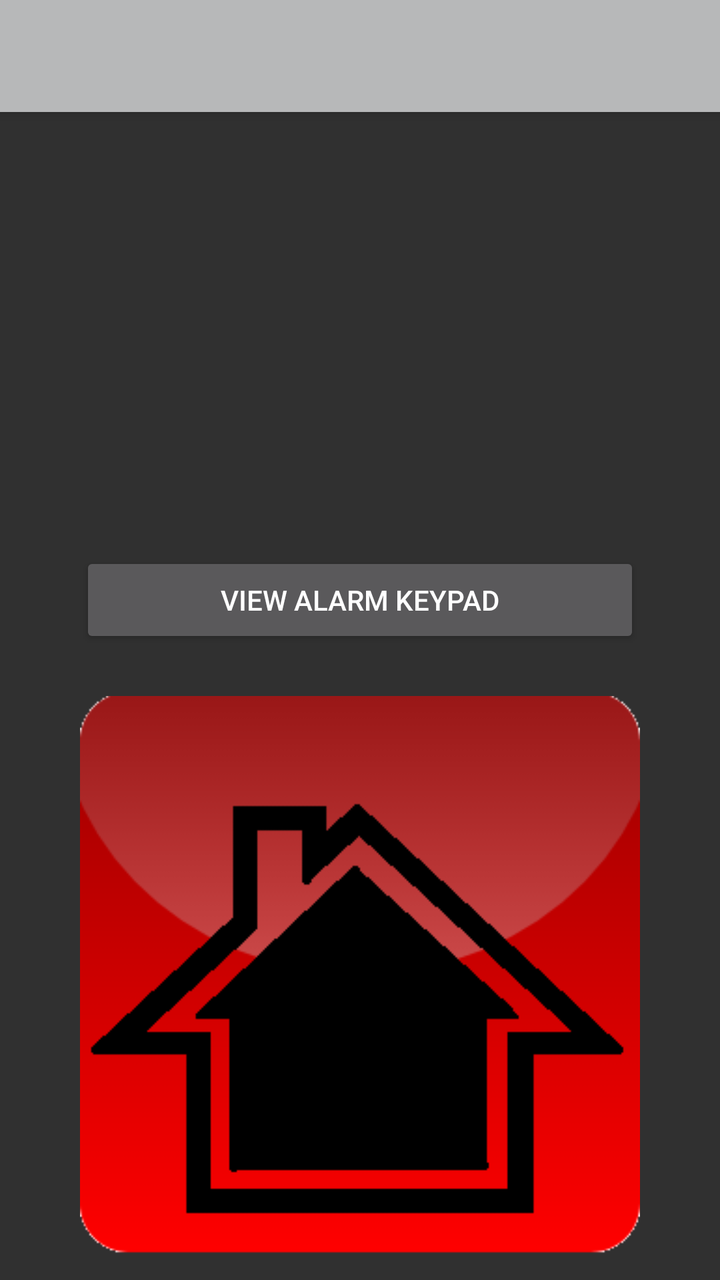
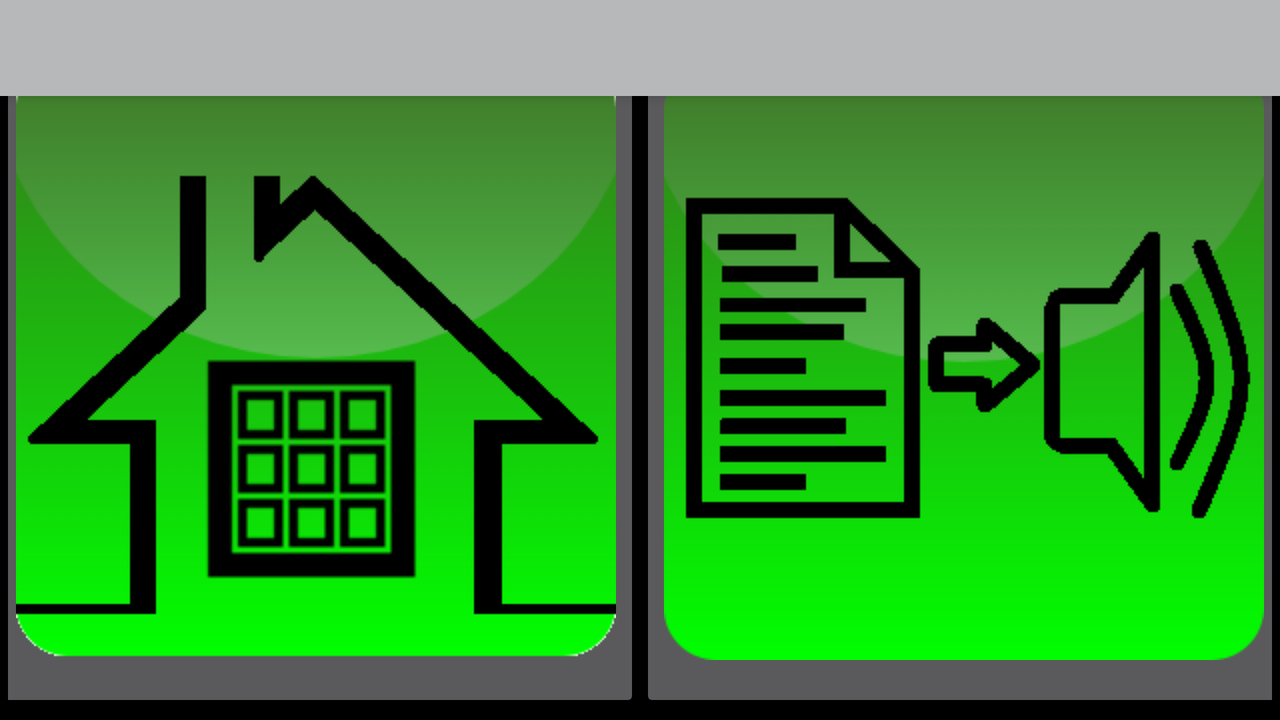

One screen, two layout resources from the same app: the default and the author's alternative for another configuration. Each is rendered where Android would select it; the XML of both is given below.
<!-- AndroidManifest.xml: application theme AppTheme -->
<!-- res/layout/activity_main.xml -->
<?xml version="1.0" encoding="utf-8"?>
<RelativeLayout xmlns:android="http://schemas.android.com/apk/res/android"
    xmlns:tools="http://schemas.android.com/tools"
    android:layout_width="wrap_content"
    android:layout_height="wrap_content"
    xmlns:app="http://schemas.android.com/apk/res-auto"
    tools:context="com.davan.alarmcontroller.MainActivity"
>

    <android.support.v7.widget.Toolbar
        android:id="@+id/my_toolbar"
        android:layout_width="match_parent"
        android:layout_height="?attr/actionBarSize"
        android:background="?attr/colorPrimary"
        android:elevation="4dp"
        app:contentInsetLeft="0dp"
        app:contentInsetStart="0dp"
        android:theme="@style/ThemeOverlay.AppCompat.Dark.ActionBar"
        app:popupTheme="@style/ThemeOverlay.AppCompat.Light"
        android:layout_alignParentTop="true"
        android:layout_alignParentLeft="true"
        android:layout_alignParentStart="true" />

    <TableLayout
        android:layout_width="wrap_content"
        android:layout_height="wrap_content"
        android:layout_alignParentLeft="true"
        android:layout_alignParentStart="false"
        android:id="@+id/tableLayout2"
        android:layout_centerVertical="true"
        android:layout_alignParentBottom="true"
        android:layout_alignParentTop="false"
        android:layout_alignParentRight="true">

        <TableRow
            android:gravity="center"
            android:layout_weight="1"
            android:padding="@dimen/abc_button_padding_vertical_material">

            <Button
                android:layout_width="wrap_content"
                android:layout_height="wrap_content"
                android:text="View Alarm Keypad"
                android:onClick="startAlarmKeypad"
                android:id="@+id/button25"

                android:layout_column="0"
                android:paddingStart="@dimen/abc_button_padding_horizontal_material"
                android:paddingEnd="@dimen/abc_button_padding_horizontal_material" />

        </TableRow>

        <TableRow
            android:gravity="center"
            android:layout_weight="1"
            android:padding="@dimen/abc_button_padding_vertical_material">

        </TableRow>

        <TableRow
            android:gravity="center"
            android:layout_weight="1"
            android:padding="@dimen/abc_button_padding_vertical_material">


        </TableRow>

        <TableRow
            android:gravity="center"
            android:layout_weight="1"
            android:padding="@dimen/abc_button_padding_vertical_material">


            <ImageView
                android:id="@+id/imageView"
                android:src="@drawable/locked_alarm"
                android:layout_width="280dp"
                android:layout_height="280dp"
                android:layout_toRightOf="@+id/tableLayout2"
                android:layout_toEndOf="@+id/tableLayout2"
                android:layout_centerVertical="true"
                android:layout_alignParentRight="true"
                android:layout_column="0" />
        </TableRow>

        <TableRow
            android:gravity="center"
            android:layout_weight="1"
            android:padding="@dimen/abc_button_padding_vertical_material">


        </TableRow>
    </TableLayout>


</RelativeLayout>
<!-- resources referenced by this layout -->
<resources>
  <!-- drawable locked_alarm: png bitmap (drawable, 6265 bytes) -->
  <style name="AppTheme" parent="Theme.AppCompat.NoActionBar">
  
          <item name="colorPrimary">@color/colorPrimary</item>
          <item name="colorPrimaryDark">@color/colorPrimaryDark</item>
          <item name="colorAccent">@color/colorAccent</item>
      </style>
  <color name="colorPrimary">#b7b8b9</color>
  <color name="colorPrimaryDark">#565658</color>
  <color name="colorAccent">#d8d2d4</color>
</resources>
<!-- res/layout-land/activity_main.xml (the author's variant of the layout above) -->
<!-- drawn on the phone turned sideways -->
<?xml version="1.0" encoding="utf-8"?>
<RelativeLayout xmlns:android="http://schemas.android.com/apk/res/android"
    xmlns:tools="http://schemas.android.com/tools"
    android:layout_width="wrap_content"
    android:layout_height="wrap_content"
    android:background="@android:color/black"
    xmlns:app="http://schemas.android.com/apk/res-auto"
    tools:context="com.davan.alarmcontroller.MainActivity"

    >

    <android.support.v7.widget.Toolbar
        android:id="@+id/my_toolbar"
        android:layout_width="match_parent"
        android:layout_height="?attr/actionBarSize"
        android:background="?attr/colorPrimary"
        android:elevation="4dp"
        app:contentInsetLeft="0dp"
        app:contentInsetStart="0dp"
        android:theme="@style/ThemeOverlay.AppCompat.Dark.ActionBar"
        app:popupTheme="@style/ThemeOverlay.AppCompat.Light"
        android:layout_alignParentTop="true"
        android:layout_alignParentLeft="true"
        android:layout_alignParentStart="true" />

    <TableLayout
        android:layout_width="fill_parent"
        android:layout_height="fill_parent"
        android:layout_alignParentLeft="true"
        android:layout_alignParentStart="false"
        android:id="@+id/tableLayout2"
        android:layout_centerVertical="true">

        <TableRow
            android:gravity="center"
            android:layout_weight="1"
            android:padding="@dimen/abc_button_padding_vertical_material"
            android:layout_width="match_parent"
            android:layout_height="match_parent">


            <ImageButton
                android:layout_width="match_parent"
                android:layout_height="match_parent"
                android:onClick="startAlarmKeypad"
                android:id="@+id/button25"
                android:src="@drawable/keypad_home"

                android:layout_column="0" />

            <ImageButton
                android:layout_width="match_parent"
                android:layout_height="match_parent"
                android:src="@drawable/tts_button"
                android:onClick="startTtsMode"
                android:id="@+id/button3"
                android:layout_column="1" />

        </TableRow>

    </TableLayout>
</RelativeLayout>
<!-- resources referenced by the variant -->
<!-- as the phone turned sideways resolves them -->
<resources>
  <!-- drawable keypad_home: png bitmap (drawable, 8419 bytes) -->
  <!-- drawable tts_button: png bitmap (drawable, 6991 bytes) -->
  <style name="AppTheme" parent="Theme.AppCompat.NoActionBar">
  
          <item name="colorPrimary">@color/colorPrimary</item>
          <item name="colorPrimaryDark">@color/colorPrimaryDark</item>
          <item name="colorAccent">@color/colorAccent</item>
      </style>
  <color name="colorPrimary">#b7b8b9</color>
  <color name="colorPrimaryDark">#565658</color>
  <color name="colorAccent">#d8d2d4</color>
</resources>
